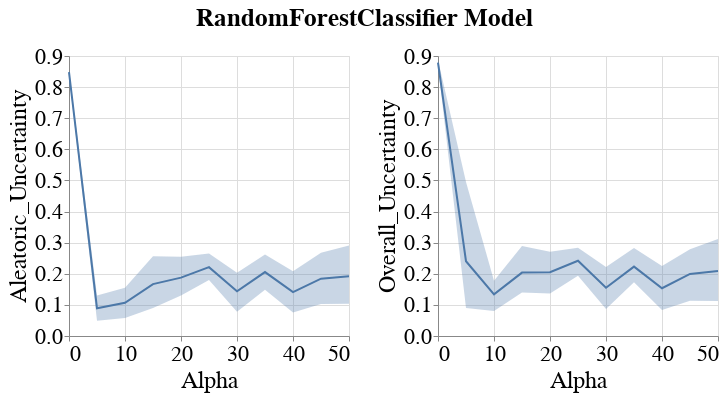

Source (notebook cell):
### Code cell
visualizer.create_subgroup_metrics_line_band_plot(model_name=MODEL_NAMES[0],
                                                  subgroup_metrics=['Aleatoric_Uncertainty', 'Overall_Uncertainty'],
                                                  subgroup='sex_priv')
